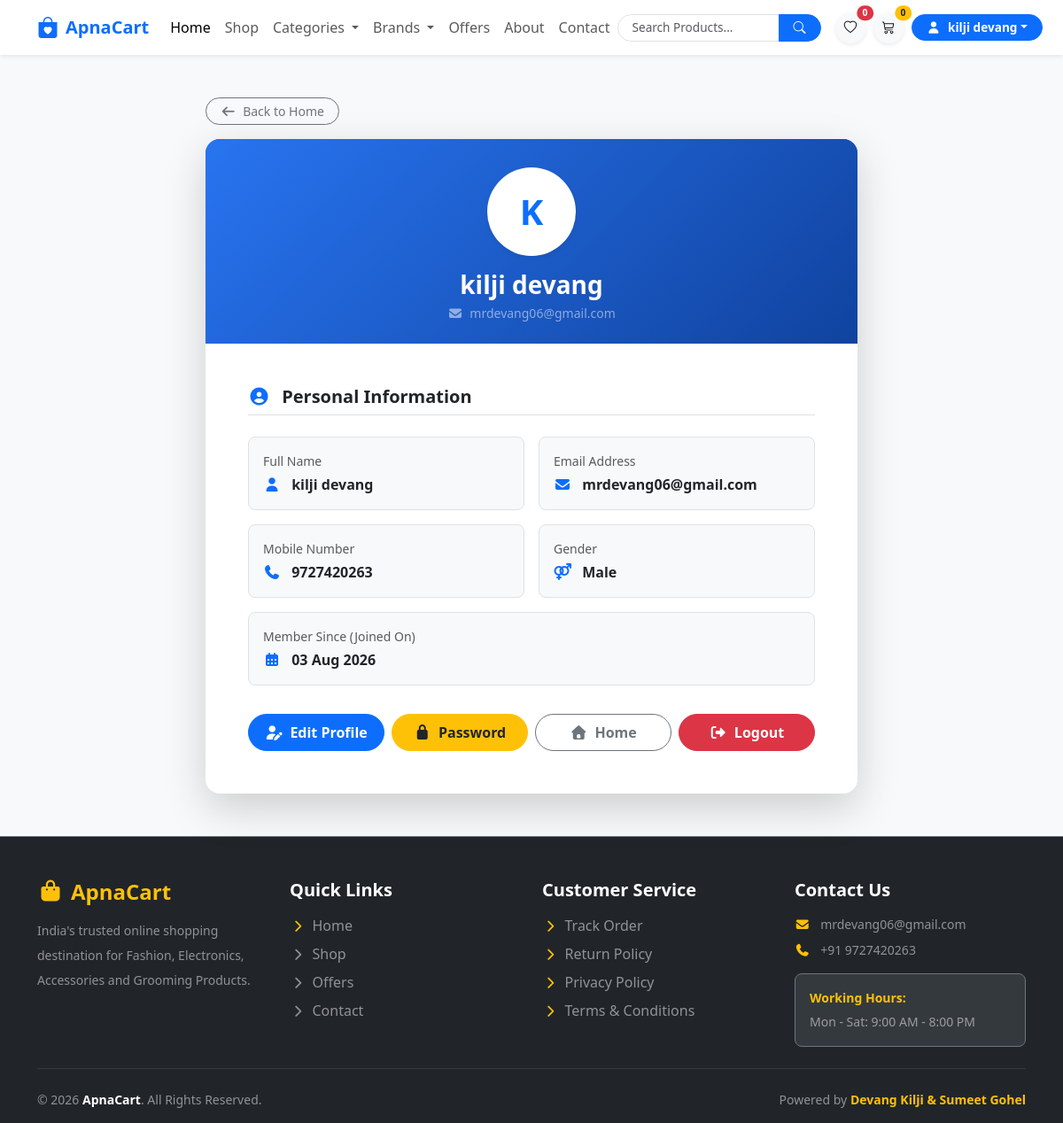
The app's page /profile.php (signed in) with its own data.
### tables this page shows
CREATE TABLE `users` (
  `userID` int(11) NOT NULL,
  `fullName` varchar(100) NOT NULL,
  `email` varchar(30) NOT NULL,
  `mobile` varchar(10) NOT NULL,
  `password` varchar(255) NOT NULL,
  `gender` enum('Male','Female','Other') NOT NULL DEFAULT 'Male',
  `profileImage` varchar(255) NOT NULL DEFAULT '''default.png',
  `status` enum('Active','Blocked') NOT NULL DEFAULT 'Active',
  `emailVerified` tinyint(1) NOT NULL DEFAULT 0,
  `CreatedAt` timestamp NOT NULL DEFAULT current_timestamp(),
  `updatedAt` timestamp NOT NULL DEFAULT current_timestamp(),
  `Ppic` varchar(255) NOT NULL
);

### profile.php (the view, shortened to what this page needs)
<?php
include("config/db.php");
$userID = $_SESSION['userID'];
$query = mysqli_query($conn, "SELECT * FROM users WHERE userID='$userID'");
$user = mysqli_fetch_assoc($query);
?>
<!DOCTYPE html>
<html lang="en">
<head>
    <link href="bootstrap/css/bootstrap.min.css" rel="stylesheet">
    <link rel="stylesheet" href="bootstrap-icons/bootstrap-icons.css">
    <link rel="stylesheet" href="fontawesome/css/all.min.css">
    <link rel="stylesheet" href="css/profile.css">
</head>
<body class="bg-light">
    <?php include("include/navbar.php"); ?>
    <div class="container py-5">
        <div class="row justify-content-center mb-3">
            <div class="col-lg-8">
                <a href="index.php" class="btn btn-outline-secondary btn-sm rounded-pill px-3">
                    <i class="fa fa-arrow-left me-1"></i> Back to Home
                </a>
            </div>
        </div>
        <div class="row justify-content-center">
            <div class="col-lg-8">
                <div class="card shadow-lg border-0 rounded-4 overflow-hidden">
                    <div class="bg-primary text-white p-4 text-center position-relative" style="background: linear-gradient(135deg, #2874f0 0%, #10439f 100%);">
                        <div class="mb-3 mt-2">
                            <div class="d-inline-flex align-items-center justify-content-center bg-white text-primary rounded-circle shadow-sm" style="width: 100px; height: 100px; font-size: 2.5rem; font-weight: bold;">
                                <?php
                                    echo strtoupper(substr($user['fullName'], 0, 1));
                                ?>
                            </div>
                        </div>
                        <h3 class="fw-bold mb-1"><?php echo htmlspecialchars($user['fullName']); ?></h3>
                        <p class="text-white-50 mb-0 small"><i class="fa fa-envelope me-1"></i> <?php echo htmlspecialchars($user['email']); ?></p>
                    </div>
                    <div class="card-body p-4 p-md-5">
                        <h5 class="fw-bold mb-4 text-dark border-bottom pb-2">
                            <i class="fa-solid fa-user-circle text-primary me-2"></i> Personal Information
                        </h5>
                        <div class="row g-3 mb-4">
                            <div class="col-md-6">
                                <div class="p-3 bg-light rounded-3 border">
                                    <span class="d-block text-muted small mb-1">Full Name</span>
                                    <span class="fw-semibold text-dark">
                                        <i class="fa fa-user text-primary me-2"></i>
                                        <?php echo htmlspecialchars($user['fullName']); ?>
                                    </span>
                                </div>
                            </div>
                            <div class="col-md-6">
                                <div class="p-3 bg-light rounded-3 border">
                                    <span class="d-block text-muted small mb-1">Email Address</span>
                                    <span class="fw-semibold text-dark">
                                        <i class="fa fa-envelope text-primary me-2"></i>
                                        <?php echo htmlspecialchars($user['email']); ?>
                                    </span>
                                </div>
                            </div>
                            <div class="col-md-6">
                                <div class="p-3 bg-light rounded-3 border">
                                    <span class="d-block text-muted small mb-1">Mobile Number</span>
                                    <span class="fw-semibold text-dark">
                                        <i class="fa fa-phone text-primary me-2"></i>
                                        <?php echo htmlspecialchars($user['mobile']); ?>
                                    </span>
                                </div>
                            </div>
                            <div class="col-md-6">
                                <div class="p-3 bg-light rounded-3 border">
                                    <span class="d-block text-muted small mb-1">Gender</span>
                                    <span class="fw-semibold text-dark">
                                        <i class="fa fa-venus-mars text-primary me-2"></i>
                                        <?php echo htmlspecialchars($user['gender'] ?? 'Not Specified'); ?>
                                    </span>
                                </div>
                            </div>
                            <div class="col-12">
                                <div class="p-3 bg-light rounded-3 border">
                                    <span class="d-block text-muted small mb-1">Member Since (Joined On)</span>
                                    <span class="fw-semibold text-dark">
                                        <i class="fa fa-calendar-days text-primary me-2"></i>
                                        <?php echo date("d M Y", strtotime($user['CreatedAt'])); ?>
                                    </span>
                                </div>
                            </div>
                        </div>
                        <div class="row g-2 mt-4">
                            <div class="col-md-3 col-6">
                                <a href="edit-profile.php" class="btn btn-primary w-100 py-2 fw-semibold">
                                    <i class="fa fa-user-pen me-1"></i> Edit Profile
                                </a>
                            </div>
                            <div class="col-md-3 col-6">
                                <a href="change-password.php" class="btn btn-warning w-100 py-2 fw-semibold text-dark">
                                    <i class="fa fa-lock me-1"></i> Password
                                </a>
                            </div>
                            <div class="col-md-3 col-6">
                                <a href="index.php" class="btn btn-outline-secondary w-100 py-2 fw-semibold">
                                    <i class="fa fa-house me-1"></i> Home
                                </a>
                            </div>
                            <div class="col-md-3 col-6">
                                <a href="logout.php" class="btn btn-danger w-100 py-2 fw-semibold">
                                    <i class="fa fa-right-from-bracket me-1"></i> Logout
                                </a>
                            </div>
                        </div>
                    </div>
                </div>
            </div>
        </div>
    </div>
    <?php include("include/footer.php"); ?>
</body>
</html>

### profile.css (style rules this page uses)
body { background:#f1f3f6; }
.card { border-radius:15px; }
.btn { border-radius:25px; }

### records on screen
users: fullName "K", fullName "kilji devang", email "mrdevang06@gmail.com", mobile "9727420263", gender "Male", CreatedAt "03 Aug 2026"

### other values on screen
$wishlistCount "0"
$cartCount "0"
$_SESSION['userName'] "kilji devang"
